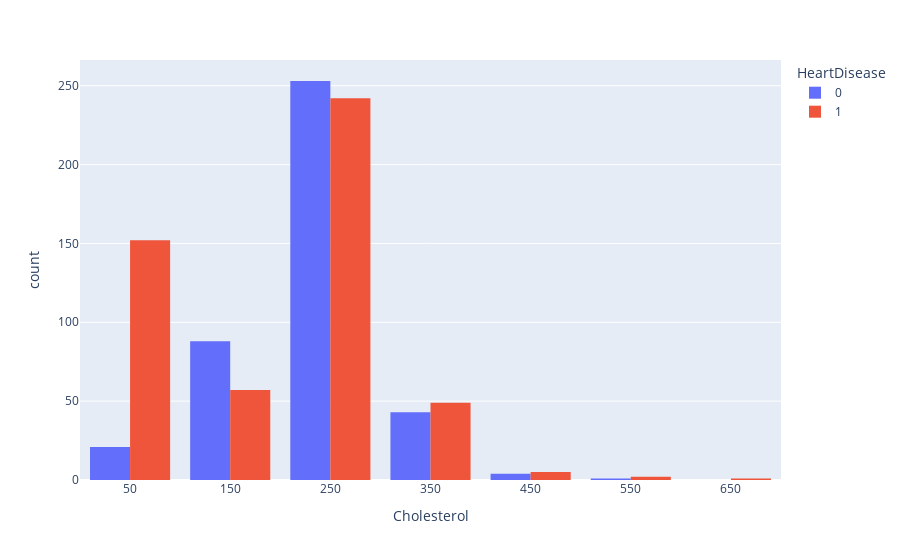

Notebook source saved alongside this figure:
### Code cell
px.histogram(df, 'Cholesterol', nbins=10, color = 'HeartDisease', barmode='group')

### Figure 1 — Plotly figure (JSON) as saved in the notebook; plotly's stock layout.template omitted (floating-point values rounded to 4 significant figures; data arrays with more than 128 entries replaced by an {"elided": "..."} marker saying what was removed)
{"data": [{"alignmentgroup": "True", "bingroup": "x", "hovertemplate": "HeartDisease=0<br>Cholesterol=%{x}<br>count=%{y}<extra></extra>", "legendgroup": "0", "marker": {"color": "#636efa", "pattern": {"shape": ""}}, "name": "0", "nbinsx": 10, "offsetgroup": "0", "orientation": "v", "showlegend": true, "type": "histogram", "x": {"elided": "410 int values"}, "xaxis": "x", "yaxis": "y"}, {"alignmentgroup": "True", "bingroup": "x", "hovertemplate": "HeartDisease=1<br>Cholesterol=%{x}<br>count=%{y}<extra></extra>", "legendgroup": "1", "marker": {"color": "#EF553B", "pattern": {"shape": ""}}, "name": "1", "nbinsx": 10, "offsetgroup": "1", "orientation": "v", "showlegend": true, "type": "histogram", "x": {"elided": "508 int values"}, "xaxis": "x", "yaxis": "y"}], "layout": {"autosize": true, "barmode": "group", "legend": {"title": {"text": "HeartDisease"}, "tracegroupgap": 0}, "margin": {"t": 60}, "xaxis": {"anchor": "y", "autorange": true, "domain": [0, 1], "range": [-0.5, 699.5], "title": {"text": "Cholesterol"}, "type": "linear"}, "yaxis": {"anchor": "x", "autorange": true, "domain": [0, 1], "range": [0, 266.3], "title": {"text": "count"}}}}
